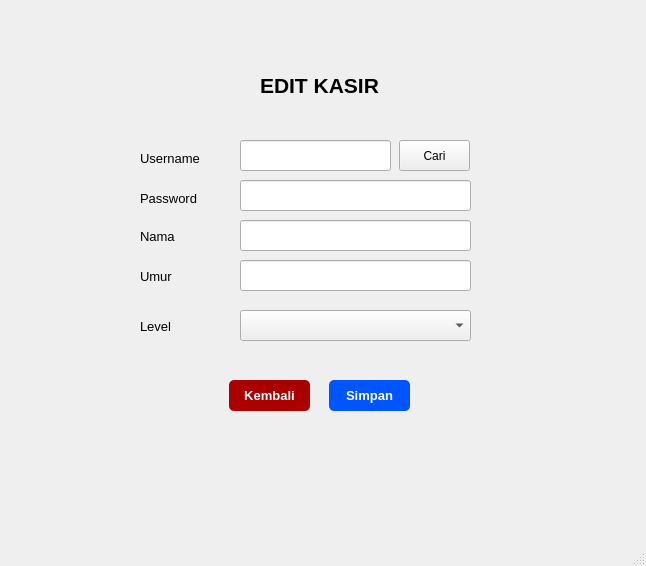
<?xml version="1.0" encoding="UTF-8"?>
<ui version="4.0">
 <class>MainWindow</class>
 <widget class="QMainWindow" name="MainWindow">
  <property name="geometry">
   <rect>
    <x>0</x>
    <y>0</y>
    <width>646</width>
    <height>566</height>
   </rect>
  </property>
  <property name="windowTitle">
   <string>MainWindow</string>
  </property>
  <widget class="QWidget" name="centralwidget">
   <widget class="QLineEdit" name="lineEdit_2">
    <property name="geometry">
     <rect>
      <x>240</x>
      <y>180</y>
      <width>231</width>
      <height>31</height>
     </rect>
    </property>
   </widget>
   <widget class="QLineEdit" name="lineEdit_3">
    <property name="geometry">
     <rect>
      <x>240</x>
      <y>220</y>
      <width>231</width>
      <height>31</height>
     </rect>
    </property>
   </widget>
   <widget class="QComboBox" name="comboBox">
    <property name="geometry">
     <rect>
      <x>240</x>
      <y>310</y>
      <width>231</width>
      <height>31</height>
     </rect>
    </property>
   </widget>
   <widget class="QLineEdit" name="lineEdit">
    <property name="geometry">
     <rect>
      <x>240</x>
      <y>140</y>
      <width>151</width>
      <height>31</height>
     </rect>
    </property>
   </widget>
   <widget class="QPushButton" name="pushButton">
    <property name="geometry">
     <rect>
      <x>399</x>
      <y>140</y>
      <width>71</width>
      <height>31</height>
     </rect>
    </property>
    <property name="text">
     <string>Cari</string>
    </property>
   </widget>
   <widget class="QPushButton" name="pushButton_3">
    <property name="geometry">
     <rect>
      <x>229</x>
      <y>380</y>
      <width>81</width>
      <height>31</height>
     </rect>
    </property>
    <property name="font">
     <font>
      <pointsize>10</pointsize>
      <weight>75</weight>
      <bold>true</bold>
     </font>
    </property>
    <property name="styleSheet">
     <string notr="true">QPushButton {
    background-color: rgb(170, 0, 0);
    color: white;
    border-radius: 5px;   
    padding: 6px;           
}</string>
    </property>
    <property name="text">
     <string>Kembali</string>
    </property>
   </widget>
   <widget class="QLabel" name="label_6">
    <property name="geometry">
     <rect>
      <x>140</x>
      <y>270</y>
      <width>47</width>
      <height>13</height>
     </rect>
    </property>
    <property name="font">
     <font>
      <pointsize>10</pointsize>
     </font>
    </property>
    <property name="text">
     <string>Umur</string>
    </property>
   </widget>
   <widget class="QLabel" name="label_4">
    <property name="geometry">
     <rect>
      <x>140</x>
      <y>230</y>
      <width>47</width>
      <height>13</height>
     </rect>
    </property>
    <property name="font">
     <font>
      <pointsize>10</pointsize>
     </font>
    </property>
    <property name="text">
     <string>Nama</string>
    </property>
   </widget>
   <widget class="QLineEdit" name="lineEdit_5">
    <property name="geometry">
     <rect>
      <x>240</x>
      <y>260</y>
      <width>231</width>
      <height>31</height>
     </rect>
    </property>
   </widget>
   <widget class="QPushButton" name="pushButton_2">
    <property name="geometry">
     <rect>
      <x>329</x>
      <y>380</y>
      <width>81</width>
      <height>31</height>
     </rect>
    </property>
    <property name="font">
     <font>
      <pointsize>10</pointsize>
      <weight>75</weight>
      <bold>true</bold>
     </font>
    </property>
    <property name="styleSheet">
     <string notr="true">QPushButton {
    background-color: rgb(0, 85, 255);
    color: white;
    border-radius: 5px;   
    padding: 6px;           
}</string>
    </property>
    <property name="text">
     <string>Simpan</string>
    </property>
   </widget>
   <widget class="QLabel" name="label_5">
    <property name="geometry">
     <rect>
      <x>140</x>
      <y>320</y>
      <width>47</width>
      <height>13</height>
     </rect>
    </property>
    <property name="font">
     <font>
      <pointsize>10</pointsize>
     </font>
    </property>
    <property name="text">
     <string>Level</string>
    </property>
   </widget>
   <widget class="QLabel" name="label_2">
    <property name="geometry">
     <rect>
      <x>140</x>
      <y>150</y>
      <width>71</width>
      <height>16</height>
     </rect>
    </property>
    <property name="font">
     <font>
      <pointsize>10</pointsize>
     </font>
    </property>
    <property name="text">
     <string>Username</string>
    </property>
   </widget>
   <widget class="QLabel" name="label">
    <property name="geometry">
     <rect>
      <x>260</x>
      <y>70</y>
      <width>171</width>
      <height>31</height>
     </rect>
    </property>
    <property name="font">
     <font>
      <pointsize>16</pointsize>
      <weight>75</weight>
      <italic>false</italic>
      <bold>true</bold>
     </font>
    </property>
    <property name="text">
     <string>EDIT KASIR</string>
    </property>
   </widget>
   <widget class="QLabel" name="label_3">
    <property name="geometry">
     <rect>
      <x>140</x>
      <y>190</y>
      <width>61</width>
      <height>16</height>
     </rect>
    </property>
    <property name="font">
     <font>
      <pointsize>10</pointsize>
     </font>
    </property>
    <property name="text">
     <string>Password</string>
    </property>
   </widget>
  </widget>
  <widget class="QMenuBar" name="menubar">
   <property name="geometry">
    <rect>
     <x>0</x>
     <y>0</y>
     <width>646</width>
     <height>21</height>
    </rect>
   </property>
  </widget>
  <widget class="QStatusBar" name="statusbar"/>
 </widget>
 <resources/>
 <connections/>
</ui>
